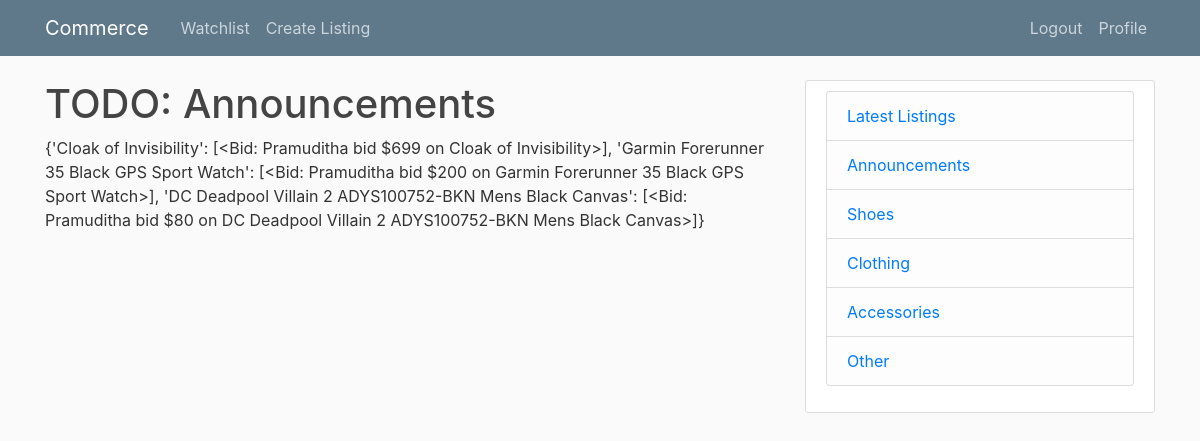
The page /announcements (signed in) on the database as committed earlier.
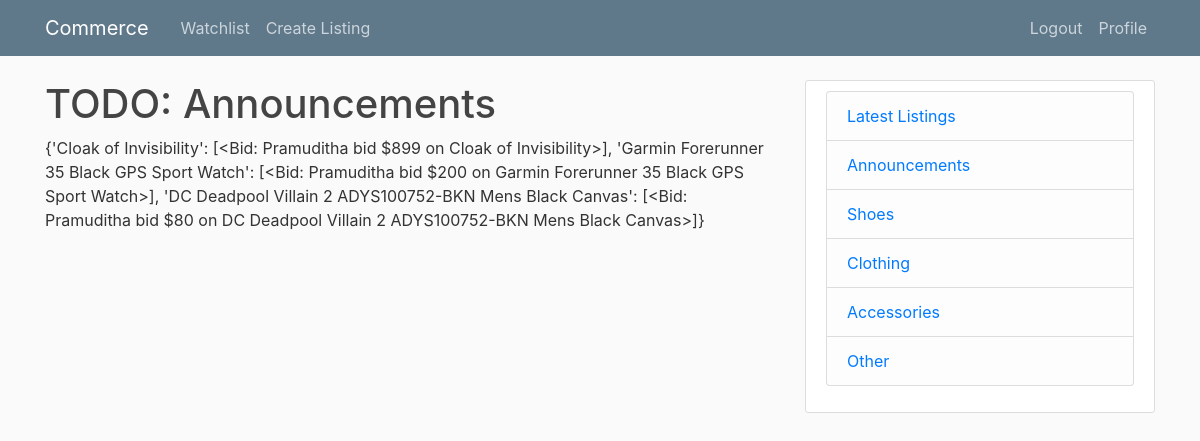
The same page on the database as committed later.
### auctions/models.py (models this page shows)
class Bid(models.Model):
    bidder = models.ForeignKey(User, on_delete=models.CASCADE)
    bid_on = models.ForeignKey(Listing, on_delete=models.CASCADE)
    bid_amount = models.IntegerField(default=1, validators=[MaxValueValidator(1000), MinValueValidator(0)])
    def __str__(self):
        return f"{self.bidder} bid ${self.bid_amount} on {self.bid_on}"

class User(AbstractUser):
    pass

class Listing (models.Model):
    title = models.CharField(max_length=100)
    content = models.TextField()
    date = models.DateTimeField(default=timezone.now)
    author = models.ForeignKey(User, on_delete=models.CASCADE)
    image = models.ImageField(default="default.jpg", upload_to="listing_pics")
    price = models.IntegerField(default=1, validators=[MaxValueValidator(1000), MinValueValidator(0)])
    is_closed = models.BooleanField(default=False)
    CLOTHING = "CL"
    SHOES = "SH"
    ACCESSORIES = "AC"
    OTHER = "OT"
    LISTING_CATEGORIES = [(CLOTHING, 'Clothing'), (SHOES, 'Shoes'), (ACCESSORIES, 'Accessories'), (OTHER, 'Other')]
    listing_categories = models.CharField(max_length=2, choices=LISTING_CATEGORIES, default=OTHER)
    def __str__ (self):
        return f"{self.title}"

### auctions/views.py (the view, shortened to what this page needs)
# urls.py: path("announcements", views.announcements, name="announcements"),
def announcements(request):
    listings_win_by_user = []
    bids = Bid.objects.filter(bidder=request.user)
    bids_info = {}
    for bid in bids:
        if not bid.bid_on in bids_info.keys():
            bids_info[bid.bid_on.title] = []
            bids_info[bid.bid_on.title].append(bid)
        else:
            bids_info[bid.bid_on.title].append(bid)
    return render(request, "auctions/announcements.html", {"bids": bids_info})

### auctions/templates/auctions/announcements.html
{% extends "auctions/layout.html" %}
{% block body %}
    <h1>TODO: Announcements</h1>
    {{ bids }}
{% endblock body %}

Rows that differ between the two databases and show on the page:
no longer on this page (row unchanged): Bid: bidder+bid_amount+bid_on "{'Cloak of Invisibility': [<Bid: Pramuditha bid $699 on Cloak of Invisibility>], 'Garmin Forerunner 35 Black GPS Sport Watch': [<Bid: Pramuditha bid $200 on Garmin Forerunner 35 Black GPS Sport Watch>], 'DC Deadpool Villain 2 ADYS100752-BKN Mens Black Canvas': [<Bid: Pramuditha bid $80 on DC Deadpool Villain 2 ADYS100752-BKN Mens Black Canvas>]}"
added Bid: bidder+bid_amount+bid_on "{'Cloak of Invisibility': [<Bid: Pramuditha bid $899 on Cloak of Invisibility>], 'Garmin Forerunner 35 Black GPS Sport Watch': [<Bid: Pramuditha bid $200 on Garmin Forerunner 35 Black GPS Sport Watch>], 'DC Deadpool Villain 2 ADYS100752-BKN Mens Black Canvas': [<Bid: Pramuditha bid $80 on DC Deadpool Villain 2 ADYS100752-BKN Mens Black Canvas>]}"
